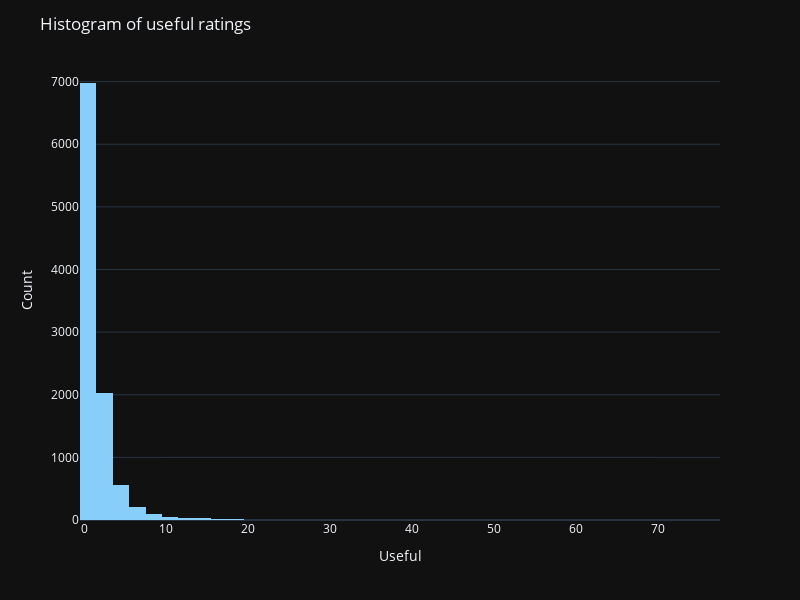
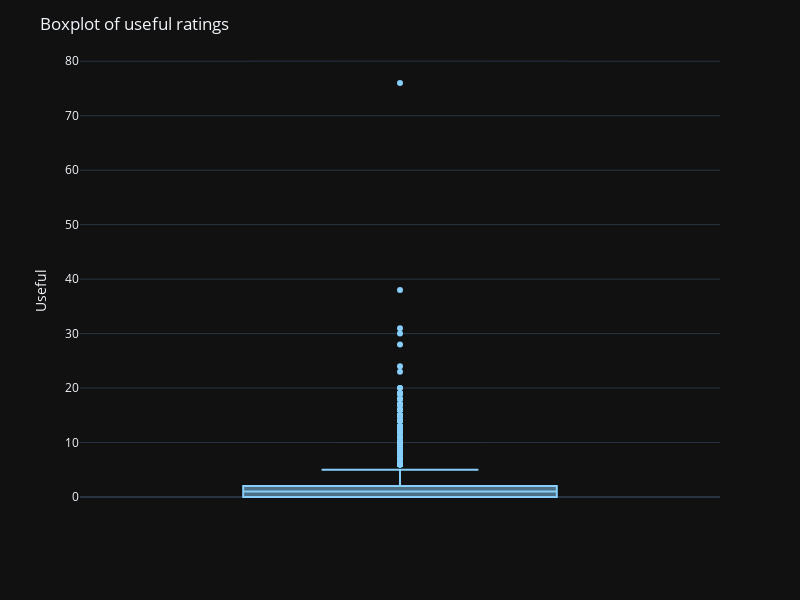

Notebook code for these charts, in order:
### Markdown cell above
## Colonne "useful"

Trace un histogramme et un boxplot afin de représenter la distribution de cette variable.

Les données sont-elles bien réparties ?

### Code cell
# Histogram
fig = px.histogram(df_restaurants, x="useful", nbins=50, color_discrete_sequence=['lightskyblue'])
fig.update_layout(title="Histogram of useful ratings", xaxis_title="Useful", yaxis_title="Count", template='plotly_dark', width=800, height=600)
fig.show()

# Boxplot
fig = px.box(df_restaurants, y="useful", color_discrete_sequence=['lightskyblue'])
fig.update_layout(title="Boxplot of useful ratings", yaxis_title="Useful", template='plotly_dark', width=800, height=600)
fig.show()

### Figure 1 — Plotly figure (JSON) as saved in the notebook; plotly's stock layout.template omitted (floating-point values rounded to 4 significant figures; data arrays with more than 128 entries replaced by an {"elided": "..."} marker saying what was removed)
{"data": [{"alignmentgroup": "True", "bingroup": "x", "hovertemplate": "useful=%{x}<br>count=%{y}<extra></extra>", "legendgroup": "", "marker": {"color": "lightskyblue", "pattern": {"shape": ""}}, "name": "", "nbinsx": 50, "offsetgroup": "", "orientation": "v", "showlegend": false, "type": "histogram", "x": {"elided": "10000 int values"}, "xaxis": "x", "yaxis": "y"}], "layout": {"barmode": "relative", "height": 600, "legend": {"tracegroupgap": 0}, "margin": {"t": 60}, "title": {"text": "Histogram of useful ratings"}, "width": 800, "xaxis": {"anchor": "y", "domain": [0, 1], "title": {"text": "Useful"}}, "yaxis": {"anchor": "x", "domain": [0, 1], "title": {"text": "Count"}}}}

### Figure 2 — Plotly figure (JSON) as saved in the notebook; plotly's stock layout.template omitted (floating-point values rounded to 4 significant figures; data arrays with more than 128 entries replaced by an {"elided": "..."} marker saying what was removed)
{"data": [{"alignmentgroup": "True", "hovertemplate": "useful=%{y}<extra></extra>", "legendgroup": "", "marker": {"color": "lightskyblue"}, "name": "", "notched": false, "offsetgroup": "", "orientation": "v", "showlegend": false, "type": "box", "x0": " ", "xaxis": "x", "y": {"elided": "10000 int values"}, "y0": " ", "yaxis": "y"}], "layout": {"boxmode": "group", "height": 600, "legend": {"tracegroupgap": 0}, "margin": {"t": 60}, "title": {"text": "Boxplot of useful ratings"}, "width": 800, "xaxis": {"anchor": "y", "domain": [0, 1]}, "yaxis": {"anchor": "x", "domain": [0, 1], "title": {"text": "Useful"}}}}
